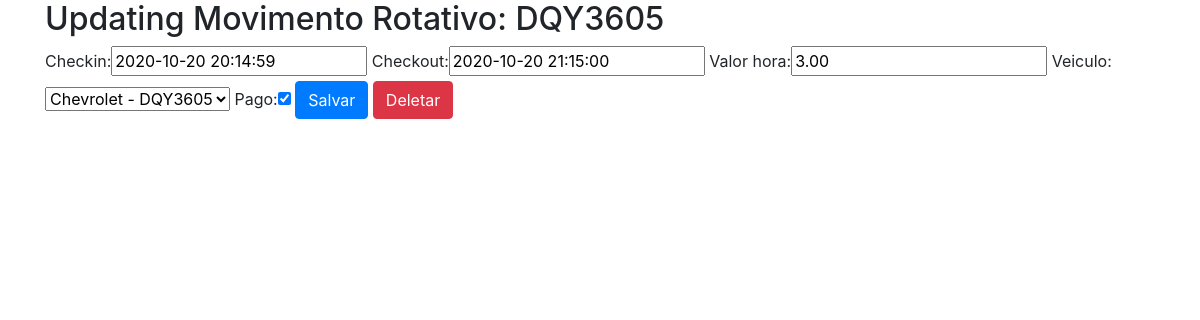
The page /sistema/movRotativo-update/1/ (signed in) on the database its author committed.
### core/models.py (models this page shows, shortened)
class MovRotativo(models.Model):
    checkin = models.DateTimeField(auto_now=False)
    checkout = models.DateTimeField(auto_now=False, null=True, blank=True)
    valor_hora = models.DecimalField(max_digits=5, decimal_places=2)
    veiculo = models.ForeignKey(Veiculo, on_delete=models.CASCADE)
    pago = models.BooleanField(default=False)
    def __str__(self):
        return self.veiculo.placa

class Veiculo(models.Model):
    marca = models.ForeignKey(Marca, on_delete=models.CASCADE)
    placa = models.CharField(max_length=7)
    proprietario = models.ForeignKey(Pessoa, on_delete=models.CASCADE)
    cor = models.CharField(max_length=15)
    observacoes = models.TextField()
    def __str__(self):
        return self.marca.nome + ' - ' + self.placa

### core/views.py (the view)
# urls.py: re_path(r'^movRotativo-update/(?P<id>\d+)/$', movRotativo_update, name='core_movRotativo_update'),
@login_required(login_url='/accounts/login/')
def movRotativo_update(request, id):
    data = {}
    movRotativo = MovRotativo.objects.get(id=id)
    form = MovRotativoForm(request.POST or None, instance=movRotativo)
    data['movRotativo'] = movRotativo
    data['form'] = form
    if request.method == 'POST':
        if form.is_valid():
            form.save()
            return redirect('core_lista_movRotativos')
    else:
        return render(request, 'core/update_movRotativo.html', data)

### core/forms.py
class MovRotativoForm(ModelForm):
    class Meta:
        model = MovRotativo
        fields = '__all__'

### core/templates/core/update_movRotativo.html (shortened to what this page needs)
{% extends 'base.html' %}
{% load bootstrap %}
{% block main %}
    <div class="row">
        <div class="col-sm-12">
            <h2>Updating Movimento Rotativo: {{ movRotativo }}</h2>
        </div>
    </div>
    <div class="row">
        <div class="col">
            <form action="{% url 'core_movRotativo_update' movRotativo.id %}" method="POST">
                {{ form|bootstrap }}
                <button type="submit" class="btn btn-primary">Salvar</button>
                <a href="{% url 'core_movRotativo_delete' movRotativo.id %}" class="btn btn-danger">Deletar</a>
            </form>
        </div>
    </div>
{% endblock %}

### rows shown on the page
MovRotativo: veiculo.placa "DQY3605", checkin "2020-10-20 20:14:59", checkout "2020-10-20 21:15:00", valor_hora "3.00", veiculo "Chevrolet - DQY3605", pago "☑"
